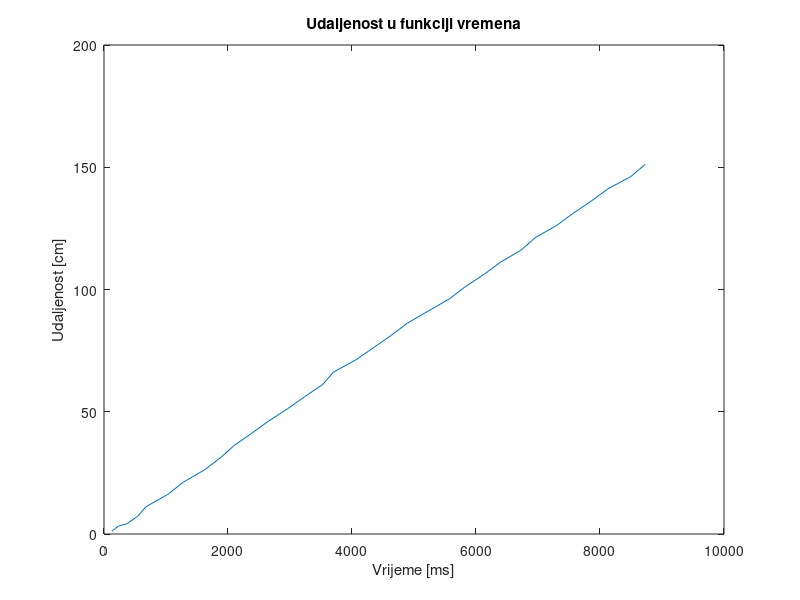

Write the MATLAB code that produced this figure.


udaljenost=[1.2, 2.2, 3.2, 4.2, 7.2, 11.2, 16.2, 21.2, 26.2, 31.2, 36.2, 41.2,...
    46.2, 51.2, 56.2, 61.2, 66.2, 71.2, 76.2, 81.2, 86.2, 91.2, 96.2, 101.2, 106.2,...
    111.2 , 116.2, 121.2, 126.2, 131.2, 136.2, 141.2, 146.2, 151.2];
vrijeme=[129, 179.5, 229.6, 369.7, 539.7, 679.7, 1029, 1279, 1619,...
    1879, 2099, 2382, 2655, 2959, 3239, 3529, 3700, 4060, 4347, 4630,...
    4891, 5230, 5572, 5830, 6130, 6397, 6732, 6954, 7300, 7569, 7860, 8130, 8498, 8730];
figure;
plot(vrijeme, udaljenost);
xlabel('Vrijeme [ms]');
ylabel('Udaljenost [cm]');
title('Udaljenost u funkciji vremena');
